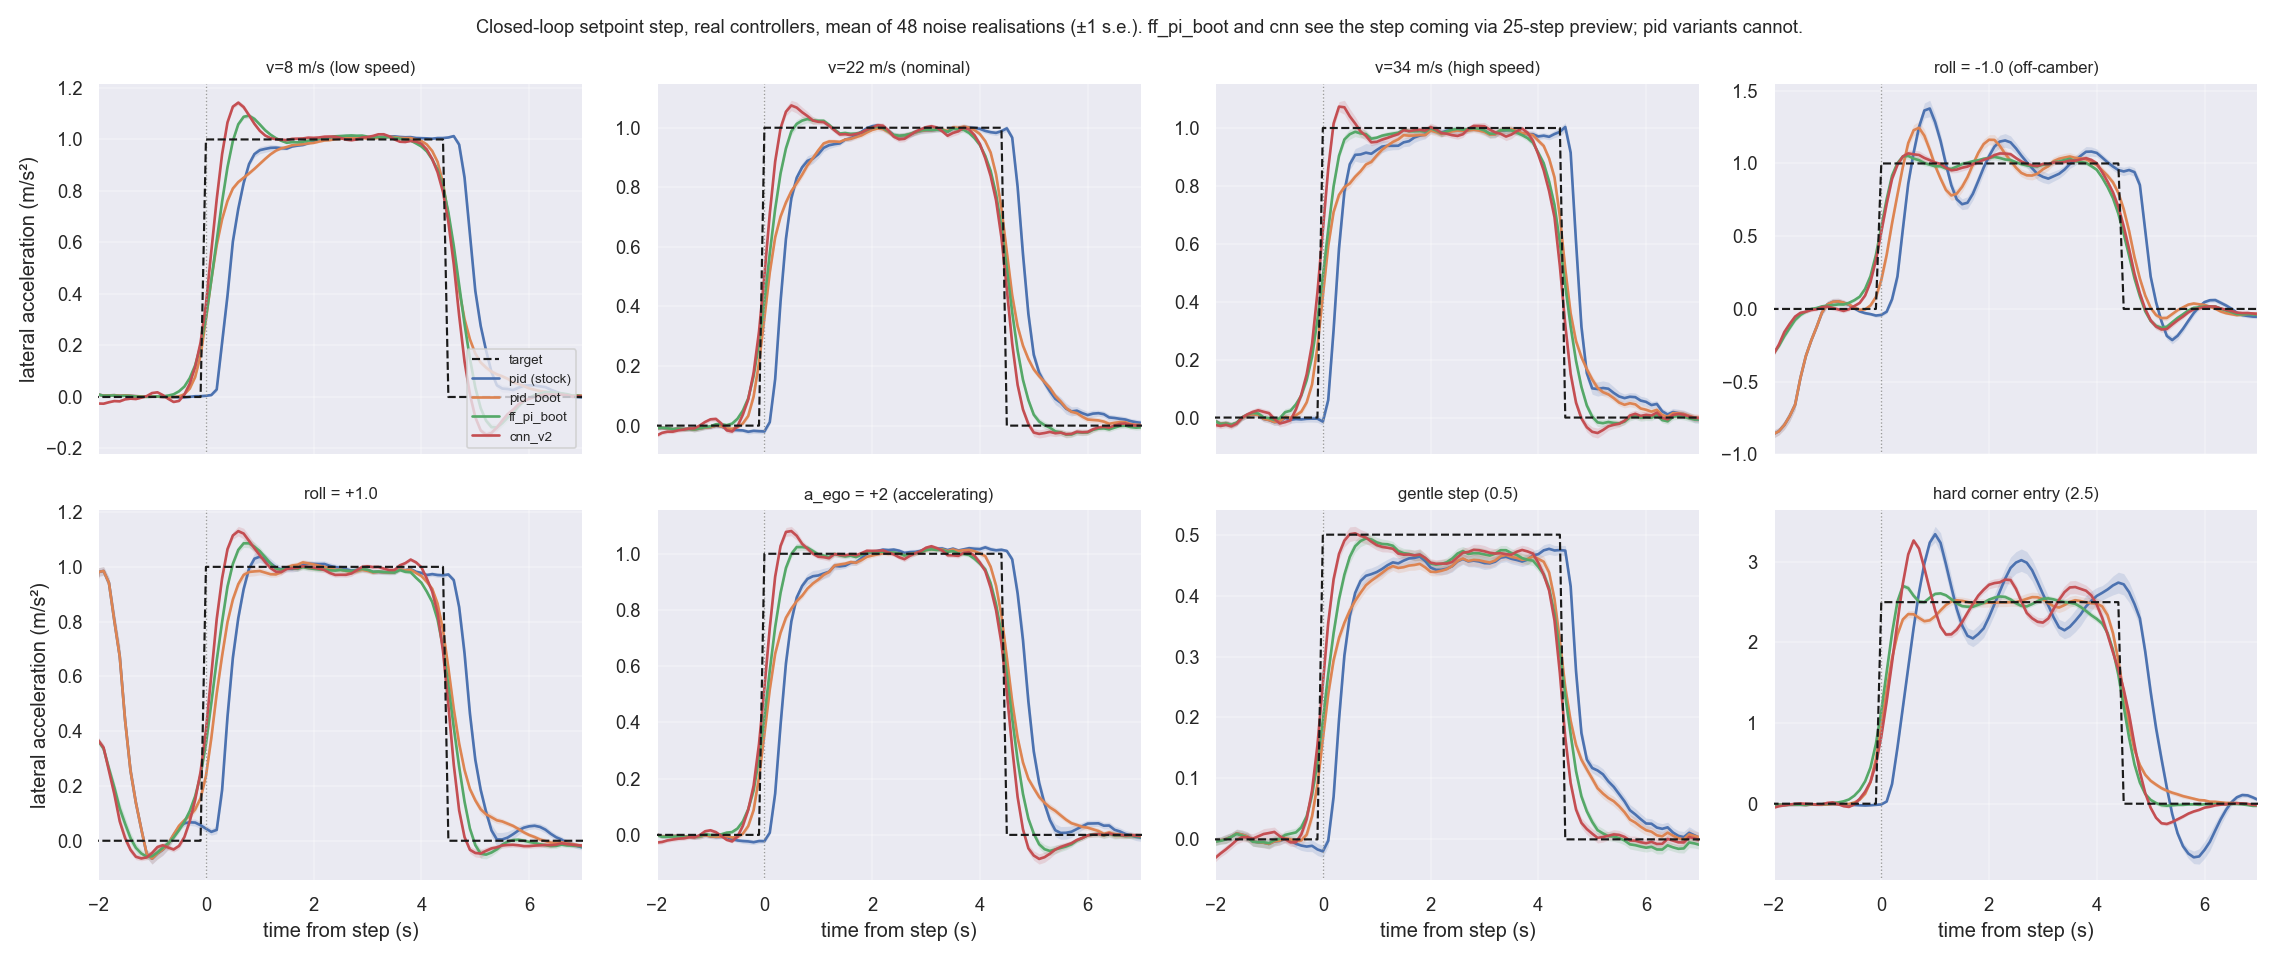

Generate this figure with Python:
"""Closed-loop setpoint-step responses for the REAL controllers, across operating conditions.

`step_plot.py` swept PID gains on a bare rig. This runs the actual shipped controllers -- which use
25 steps of preview -- so the synthetic scenarios must supply a real `future_plan`. They are
therefore written as CSVs and driven through the real `TinyPhysicsSimulator`, meaning every
controller behaves exactly as it does on the benchmark, preview and all.

Noise realisations come for free: the simulator seeds from md5(filename), so N copies of the same
profile under different names give N independent draws. Curves are the mean with a +-1 s.e. band.

What to look for. `pid` and `pid_boot` are causal-only, so they cannot move before the step. `ff_pi_boot`
and `cnn` see the step coming through the preview window and should begin turning EARLY -- that lead
is most of what separates them, and it is invisible in any open-loop plant test.

Conditions sweep speed, road roll, longitudinal accel, and step size (gentle lane adjustment through
to hard-corner entry). The operating point is placed at equilibrium (`u0 = (c0 - roll)/G(v)`), since
starting off-equilibrium leaves the plant mid-transient and the response then rides on a drift -- an
error that produced 253% "overshoot" in an earlier bench test.

Usage: python step_grid.py [out.png]     env: NREP
"""
import os, sys, shutil, numpy as np, pandas as pd
from pathlib import Path
from functools import partial
from tqdm.contrib.concurrent import process_map
import matplotlib
matplotlib.use('Agg')
import matplotlib.pyplot as plt
from tinyphysics import TinyPhysicsModel, TinyPhysicsSimulator, CONTROL_START_IDX, DEL_T, ACC_G

NREP = int(os.environ.get('NREP', 48))
PRE, HOLD, POST = 25, 45, 45
T = CONTROL_START_IDX + PRE + HOLD + POST
TMP = Path('/tmp/step_grid')
GAIN_FIT = np.load(Path(__file__).resolve().parent / 'gain_fit.npy')

CONDS = [
    ('v=8 m/s (low speed)',      dict(v=8.0,  roll=0.0,  a=0.0, step=1.0)),
    ('v=22 m/s (nominal)',       dict(v=22.0, roll=0.0,  a=0.0, step=1.0)),
    ('v=34 m/s (high speed)',    dict(v=34.0, roll=0.0,  a=0.0, step=1.0)),
    ('roll = -1.0 (off-camber)', dict(v=22.0, roll=-1.0, a=0.0, step=1.0)),
    ('roll = +1.0',              dict(v=22.0, roll=1.0,  a=0.0, step=1.0)),
    ('a_ego = +2 (accelerating)', dict(v=22.0, roll=0.0, a=2.0, step=1.0)),
    ('gentle step (0.5)',        dict(v=22.0, roll=0.0,  a=0.0, step=0.5)),
    ('hard corner entry (2.5)',  dict(v=22.0, roll=0.0,  a=0.0, step=2.5)),
]

CTRLS = [
    ('pid (stock)',   'pid',        {}),
    ('pid_boot',      'pid_boot',   {}),
    ('ff_pi_boot',    'ff_pi_boot', dict(boot=0.005)),
    ('cnn_v2',        'cnn',        dict(ckpt='cnn_v2.pt')),
]


def write_case(name, v, roll, a, step, n):
    """n identical synthetic segments under different filenames -> n independent noise draws."""
    d = TMP / name
    d.mkdir(parents=True, exist_ok=True)
    tgt = np.zeros(T); t0 = CONTROL_START_IDX + PRE
    tgt[t0:t0 + HOLD] = step
    G = float(np.clip(np.polyval(GAIN_FIT, v), 0.3, 4.0))
    u0 = (0.0 - roll) / G                                     # equilibrium steer for c=0 pre-step
    df = pd.DataFrame(dict(roll=np.full(T, np.arcsin(np.clip(roll / ACC_G, -1, 1))),
                           vEgo=np.full(T, v), aEgo=np.full(T, a),
                           targetLateralAcceleration=tgt,
                           steerCommand=np.full(T, -u0)))
    files = []
    for i in range(n):
        f = d / f'{i:05d}.csv'
        df.to_csv(f, index=False)
        files.append(str(f))
    return files, tgt, t0


_M = [None]
def _model():
    if _M[0] is None:
        _M[0] = TinyPhysicsModel('models/tinyphysics.onnx', debug=False)
    return _M[0]


def _run(f, mod, kw):
    import importlib
    C = importlib.import_module('controllers.' + mod).Controller
    sim = TinyPhysicsSimulator(_model(), f, controller=C(**kw), debug=False)
    sim.rollout()
    return np.array(sim.current_lataccel_history)


def main():
    out = sys.argv[1] if len(sys.argv) > 1 else 'step_grid.png'
    if TMP.exists():
        shutil.rmtree(TMP)
    fig, axes = plt.subplots(2, 4, figsize=(19, 8), sharex=True)
    for ax, (title, c) in zip(axes.ravel(), CONDS):
        files, tgt, t0 = write_case(title.split()[0].replace('=', '') + str(abs(hash(title)) % 999),
                                    c['v'], c['roll'], c['a'], c['step'], NREP)
        tt = (np.arange(T) - t0) * DEL_T
        ax.plot(tt, tgt, 'k--', lw=1.3, label='target', zorder=5)
        for lbl, mod, kw in CTRLS:
            Y = np.array(process_map(partial(_run, mod=mod, kw=kw), files,
                                     max_workers=24, chunksize=2, disable=True))
            n = min(Y.shape[1], T)
            mu, se = Y[:, :n].mean(0), Y[:, :n].std(0) / np.sqrt(len(Y))
            ax.plot(tt[:n], mu, lw=1.6, label=lbl)
            ax.fill_between(tt[:n], mu - se, mu + se, alpha=0.16, lw=0)
        ax.axvline(0, color='0.6', lw=0.8, ls=':')
        ax.set_title(title, fontsize=10)
        ax.grid(alpha=0.3)
        ax.set_xlim(-2.0, (HOLD + POST) * DEL_T - 2.0)
        print(f'  done: {title}', flush=True)
    for ax in axes[1]:
        ax.set_xlabel('time from step (s)')
    for ax in axes[:, 0]:
        ax.set_ylabel('lateral acceleration (m/s²)')
    axes[0, 0].legend(fontsize=8, loc='lower right')
    fig.suptitle(f'Closed-loop setpoint step, real controllers, mean of {NREP} noise realisations (±1 s.e.). '
                 f'ff_pi_boot and cnn see the step coming via 25-step preview; pid variants cannot.',
                 fontsize=11)
    fig.tight_layout()
    fig.savefig(out, dpi=120)
    shutil.rmtree(TMP, ignore_errors=True)
    print(f'wrote {out}', flush=True)


if __name__ == '__main__':
    main()
